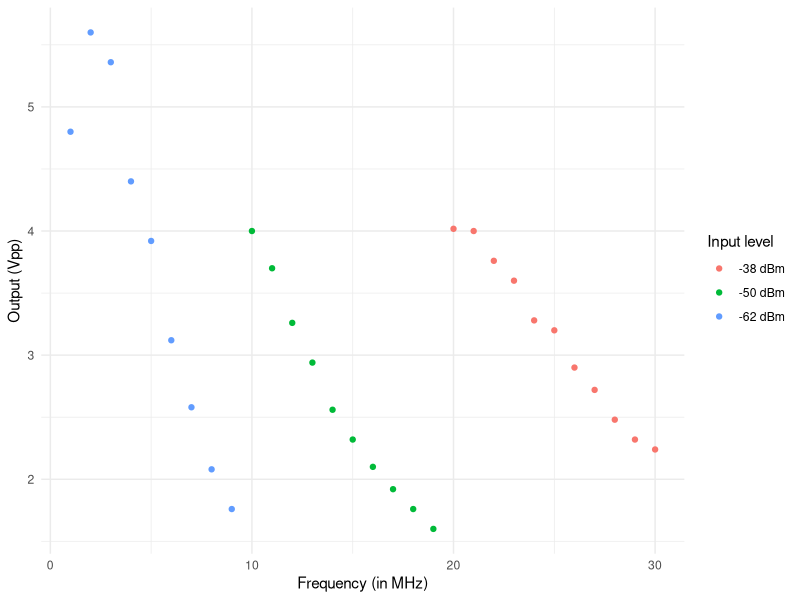
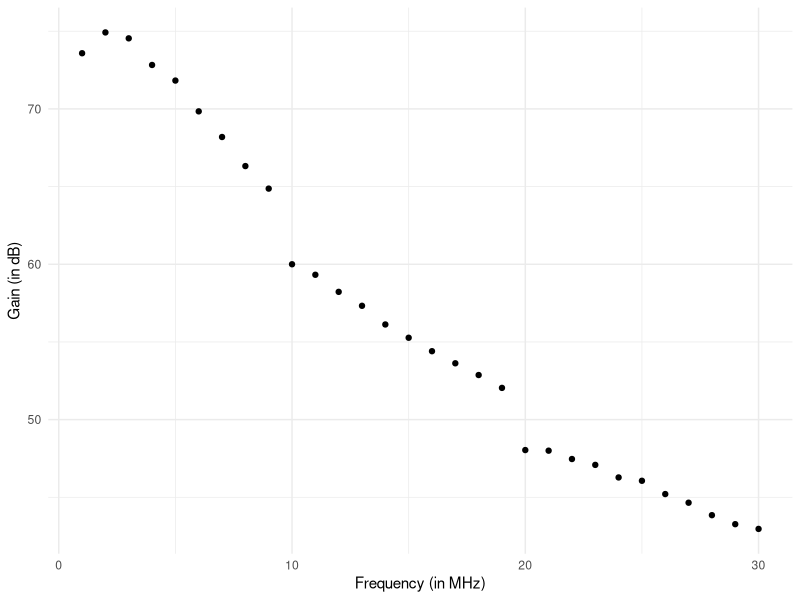

These charts were generated, in order, by the following R code:
## ---- chunk 1
#| echo: false
#| message: false
#| warning: false
library(tidyverse)
df <- tibble(frequency=seq(1,30,1), 
             hp8657a_setting=c(rep("-62 dBm", 9), rep("-50 dBm",10), rep("-38 dBm",11)),
             hp8657a_level = c(rep(-62,9), rep(-50,10), rep(-38,11)),
             vpp = c(4.8,
                     5.6,
                     5.36,
                     4.40,
                     3.920,
                     3.12,
                     2.58,
                     2.08,
                     1.76,
                     4.00,
                     3.700,
                     3.260,
                     2.940,
                     2.560,
                     2.320,
                     2.100,
                     1.920,
                     1.760,
                     1.600,
                     4.018,
                     4.00,
                     3.760,
                     3.600,
                     3.280,
                     3.200,
                     2.900,
                     2.720,
                     2.480,
                     2.320,
                     2.240))
df %>% ggplot(aes(x=frequency, y=vpp, group=hp8657a_setting, color=hp8657a_setting)) +
  geom_point() +
  theme_minimal() +
  labs(x = "Frequency (in MHz)",
       y = "Output (Vpp)", 
       color ="Input level")
## ---- chunk 2
#| echo: false
#| warning: false
df_db <- df %>% mutate(P = 10^(hp8657a_level/10)/1000,
                       Vnom = sqrt(50*P),  # RMS value
                       Vin = 2*Vnom,       # RMS value
                       A = (vpp/(2*sqrt(2))) / Vin,
                       dB = 20*log10(A))
df_db %>% ggplot(aes(x=frequency, y=dB)) +
  geom_point() + 
  theme_minimal() +
  labs(x = "Frequency (in MHz)",
       y = "Gain (in dB)")
